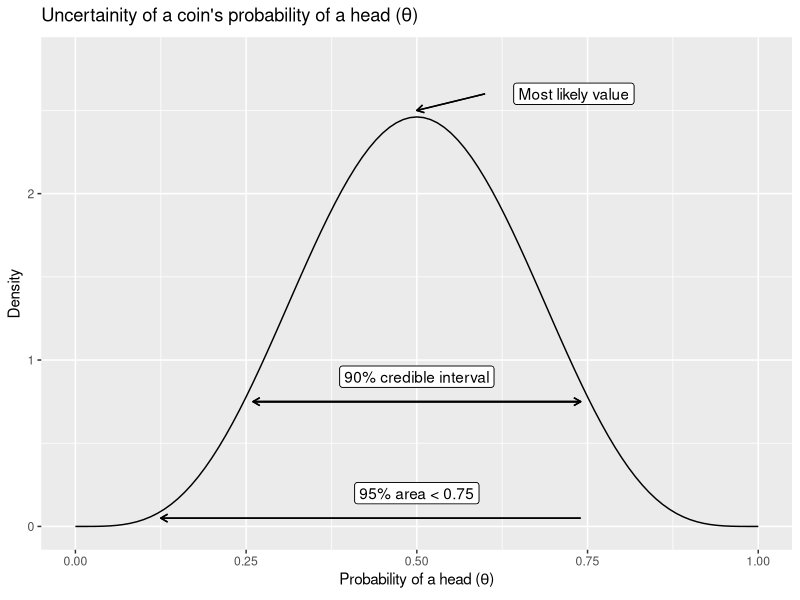
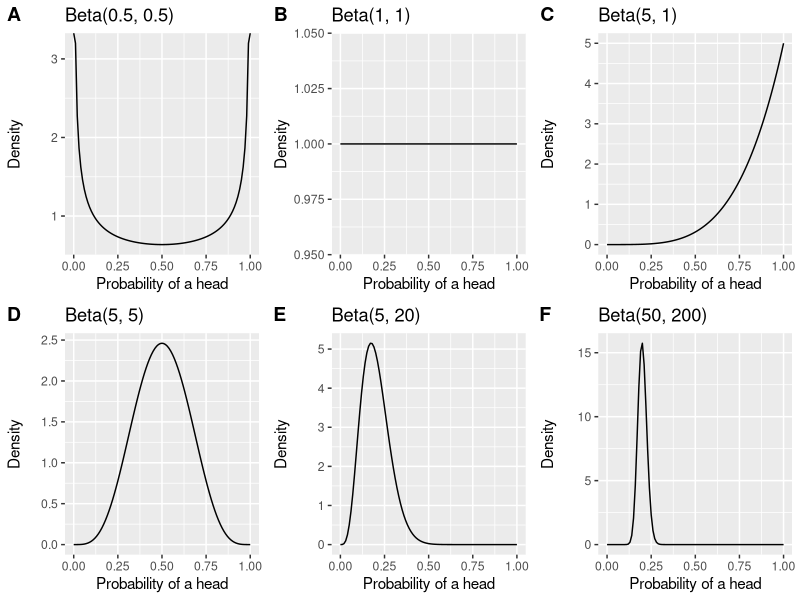
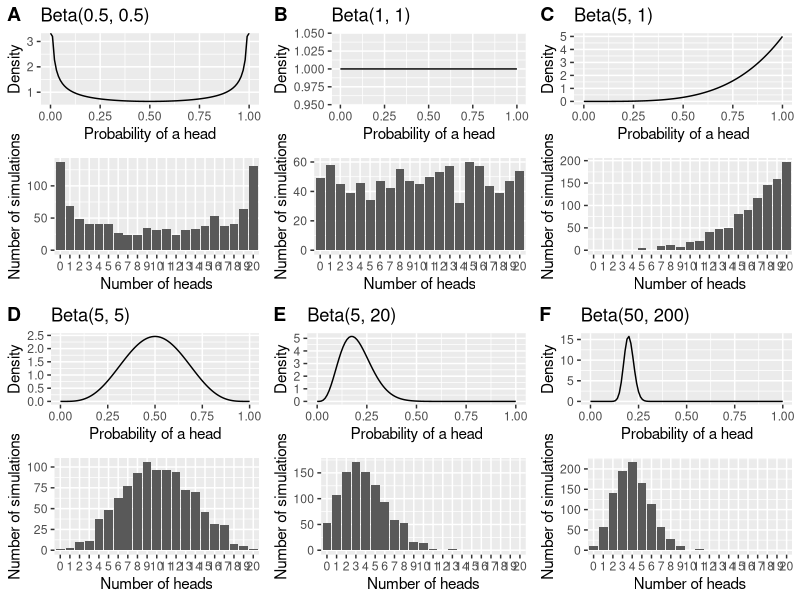

Write R code to recreate these figures, in order.
## ---- chunk 1
# Keep this when you are rendering this rmarkdown not through the r-to-jekyll.R
# script
library("knitr")
opts_chunk$set(dev = c("CairoSVG"))
## ---- chunk 2
library("magrittr")
library("ggplot2")
library("glue")

data.frame(x = c(0, 1)) %>%
  ggplot(aes(x)) +
  stat_function(fun = dbeta, n = 101, args = list(shape1 = 5, shape2 = 5)) +
  ylim(c(0, 2.8)) +
  xlab(expression("Probability of a head ("*theta*")")) +
  ylab("Density") +
  ggtitle(
    expression("Uncertainity of a coin's probability of a head ("*theta*")")
  ) +
  # Credible interval arrow
  geom_segment(
    aes(x = 0.26, xend = 0.74, y = 0.75, yend = 0.75),
    arrow = arrow(length = unit(0.2, "cm"))
  ) +
  geom_segment(
    aes(x = 0.74, xend = 0.26, y = 0.75, yend = 0.75),
    arrow = arrow(length = unit(0.2, "cm"))
  ) +
  geom_label(aes(x = 0.5, y = 0.9, label =  "90% credible interval")) +
  # 95% area < 0.75
  geom_segment(
    aes(x = 0.74, xend = 0.125, y = 0.05, yend = 0.05),
    arrow = arrow(length = unit(0.2, "cm"))
  ) +
  geom_label(aes(x = 0.5, y = 0.2, label =  "95% area < 0.75")) +
  # MAP value
  geom_segment(
    aes(x = 0.6, xend = 0.5, y = 2.6, yend = 2.5),
    arrow = arrow(length = unit(0.2, "cm"))
  ) +
  geom_label(aes(x = 0.73, y = 2.6, label = "Most likely value"))
## ---- chunk 3
library("tibble")
library("cowplot")
library("glue")

# Cowplot overrides the default ggplot2 theme. This sets it back to the default
# theme.
theme_set(theme_grey())

beta_params_df <-
  tribble(
    ~ beta_distr_num, ~ shape1, ~ shape2,
                   1,      0.5,      0.5, 
                   2,        1,        1, 
                   3,        5,        1, 
                   4,        5,        5, 
                   5,        5,       20, 
                   6,        50,     200
  )

#' Plots a beta distribution 
#'
#' @param in_data List of arguments for the beta density function (dbeta)
#' @return ggplot plot
plot_beta <- function(in_data) {
  # Create aliases for easier reference below
  cur_shape_1 <- in_data[["shape1"]]
  cur_shape_2 <- in_data[["shape2"]]

  data.frame(x = c(0, 1)) %>%
    ggplot(aes(x)) +
    stat_function(
      fun = dbeta, 
      n = 101, 
      args = list(shape1 = cur_shape_1, shape2 = cur_shape_2)
    ) +
    ylab("Density") +
    xlab("Probability of a head") +
    ggtitle(glue("Beta({cur_shape_1}, {cur_shape_2})"))
}

beta_plots <- 
  split(beta_params_df, seq_len(nrow(beta_params_df))) %>%
  lapply(plot_beta)

plot_grid(
  plotlist = beta_plots, 
  ncol = 3, nrow = 2, 
  labels = LETTERS[1:6],
  align = "v"
)
## ---- chunk 4
set.seed(1)
library("dplyr")

plot_prior_prediction_distr <- function(in_data) {
  # Create aliases for easier reference below
  cur_shape_1 <- in_data[["shape1"]]
  cur_shape_2 <- in_data[["shape2"]]

  num_sims <- 1000 
  num_trials <- 20

  thetas <- rbeta(num_sims, shape1 = cur_shape_1, shape = cur_shape_2)
  coin_flip_df <- 
    tibble(
      trial_no = seq_len(num_sims),
      theta = thetas,
      heads = rbinom(num_sims, num_trials, thetas)
    ) %>%
    mutate(heads = factor(heads, levels = 0:num_trials))

  prior_p <- plot_beta(in_data)
  predictive_p <- 
    coin_flip_df %>%
    ggplot(aes(x = heads)) +
    geom_bar() +
    xlab("Number of heads") +
    ylab("Number of simulations") +
    # So that the x-scale includes 0 - num_trials so that we can compare across
    # plots
    scale_x_discrete(drop = FALSE)

  plot_grid(prior_p, predictive_p, nrow = 2)
}

beta_predictive_plots <- 
  split(beta_params_df, seq_len(nrow(beta_params_df))) %>%
  lapply(plot_prior_prediction_distr)

plot_grid(
  plotlist = beta_predictive_plots, 
  ncol = 3, nrow = 2, 
  labels = LETTERS[1:6],
  align = "v")
